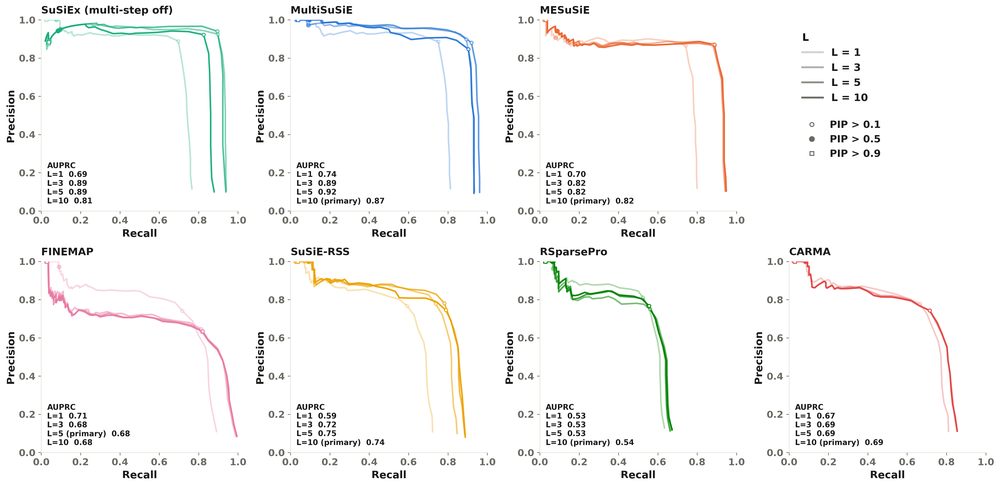
#> input picture multi_ancestry/metrics/figures/v2/supp_Lsweep_pr_inCS.png, 1000 x 486 px, shrunk from 5250 x 2550 before the run, found by its file name
$ python compose_supp5.py
#> lines starting #> are read from the running program, lines starting #| are printed output that depends on the picture
### figures/paths.py
"""Where the figures and tables are written (and the composites read their panels from).

Defaults to output/ next to this file. Set FIG_OUT to write everything to another directory
instead. The two hand-made panels live in hand_made/; make_figures.sh copies them into the output directory.
"""
import os

HERE = os.path.dirname(os.path.abspath(__file__))
V2 = os.path.abspath(os.environ.get("FIG_OUT", os.path.join(HERE, "output")))
HAND_MADE = os.path.join(HERE, "hand_made")


def bold_font(size):
    """Panel-letter font for the compose_*.py composites: Arial Bold if installed (BOLD_FONT overrides),
    else matplotlib's bundled DejaVu Sans Bold, so the composites also build off macOS."""
    from PIL import ImageFont
    for f in (os.environ.get("BOLD_FONT", ""), "/System/Library/Fonts/Supplemental/Arial Bold.ttf",
              "/usr/share/fonts/truetype/msttcorefonts/Arial_Bold.ttf"):
        if f and os.path.exists(f):
            return ImageFont.truetype(f, size)
    import matplotlib
    return ImageFont.truetype(os.path.join(matplotlib.get_data_path(), "fonts", "ttf", "DejaVuSans-Bold.ttf"), size)

### figures/compose_supp5.py
#!/usr/bin/env python3
"""Supplementary Fig. 3 composite: the L sweep under credible-set scoring (a, as Fig. 1b) above the same sweep with all
variants scored (b). Supplementary Note 4 rests on the contrast between the two. Re-run after plot_Lsweep_curve.py."""
import os
from PIL import Image, ImageDraw, ImageFont

from paths import V2 as D
from paths import bold_font
PANELS = [("a", "supp_Lsweep_pr_inCS.png", "Credible-set members scored (as Fig. 1b)"),
          ("b", "supp_Lsweep_pr_allvar.png", "All variants scored")]
HEAD, GAP, PAD = 190, 90, 50
ims = []
for _, f, _ in PANELS:
    i = Image.open(os.path.join(D, f)).convert("RGBA")
#> i is the input picture: PIL image 1000x486 RGBA; mean R, G, B, A 247.8, 247.7, 247, 255
    bg = Image.new("RGBA", i.size, "white"); bg.alpha_composite(i); ims.append(bg.convert("RGB"))
#> after `bg = Image.new('RGBA', i.size, 'white')`: bg: PIL image 1000x486 RGBA; every value is 255
W = max(i.size[0] for i in ims) + 2 * PAD
#> W = 1100
H = sum(i.size[1] + HEAD for i in ims) + GAP * (len(ims) - 1) + 2 * PAD
#> H = 1542
fig = Image.new("RGB", (W, H), "white")
#> fig: PIL image 1100x1542 RGB; every value is 255
d = ImageDraw.Draw(fig)
fb = bold_font(140)
ft = bold_font(80)
y = PAD
for (lab, _, txt), im in zip(PANELS, ims):
    d.text((PAD, y), lab, font=fb, fill="black")
    d.text((PAD + 140, y + 45), txt, font=ft, fill="#3A3A3A")
    fig.paste(im, (PAD, y + HEAD))
    y += HEAD + im.size[1] + GAP
#> this loop made 2 passes
#> (lab, txt, y) on passes 1 to 2: ('a', 'Credible-set members scored (as Fig. 1b)', 816), ('b', 'All variants scored', 1582)
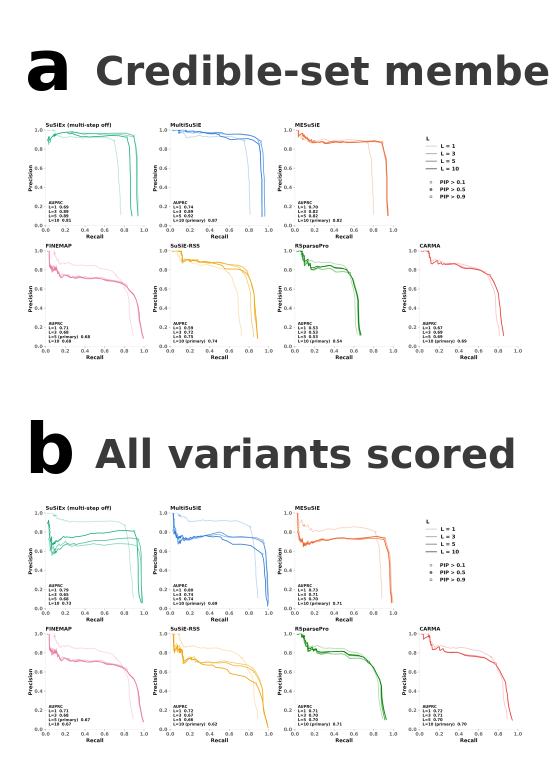
#> fig: PIL image 1100x1542 RGB (shown at 1/2 size); mean R, G, B 244.3, 244.2, 243.8
#> after the loop, y = 1582
fig.save(os.path.join(D, "supp_fig5_Lsweep.png"), dpi=(300, 300))
print("wrote supp_fig5_Lsweep.png", fig.size)
#| wrote supp_fig5_Lsweep.png (1100, 1542)
